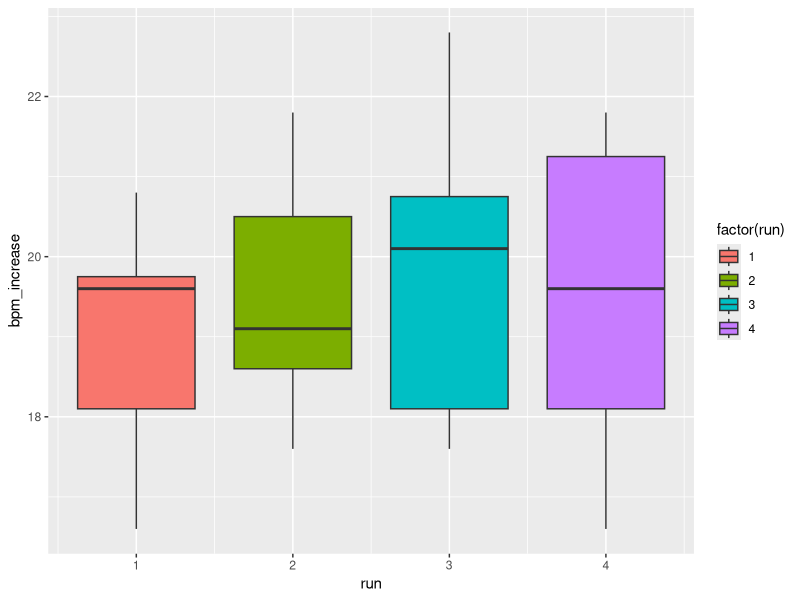

R code for this plot: (Note: this script raises an error after producing the figure.)
## ---- chunk 1
library(tidyverse)
library(dplyr)
library(knitr)
library(ggplot2)
knitr::opts_chunk$set(echo = TRUE)
## ---- chunk 2
  
#BPM per subject replication 1 (divide by 6 for raw measured heart rate)

v1 <- c(180, 174, 180, 180)/6
v2 <- c(174, 180, 174, 174)/6
v3 <- c(186, 192, 198, 192)/6



  #BPM per subject replication 2

r1 <- c(180, 180, 186, 180)/6
r2 <- c(168, 174, 174, 168)/6
r3 <- c(180, 186, 186, 192)/6


  #time for each trial repliaction 1

t1 <- c(106, 107, 101, 103)
t2 <- c(113, 116, 116, 108)
t3 <- c(147, 148, 145, 144)

  #time for each trial replication 2

s1 <- c(108, 106, 102, 103)
s2 <- c(124, 120, 115, 115)
s3 <- c(143, 148, 151, 149)
## ---- chunk 3
subject <- c(rep(1,8),rep(2,8),rep(3,8))
stretch <- rep(rep(c(-1, 1, -1, 1), 2), 3)
music <- rep(rep(c(-1, -1, 1, 1), 2), 3)
run <- rep(c(1:4), 6)
rep <- rep(c(rep(1,4), rep(2,4)), 3)
bpm <- c(v1, r1, v2, r2, v3, r3)
avg_baseline1 <- (10+11+10+10+11)/5
avg_baseline2 <- (11+12+12+11+11)/5
avg_baseline3 <- (10+10+11+10+10)/5
baseline_bpm <- c(rep(avg_baseline1,8),rep(avg_baseline2,8),rep(avg_baseline3,8))
bpm_increase <- bpm - baseline_bpm

#table1 <- data.frame(run, run, S, M, v1, r1, r1-v1)
#table1 <- table1 %>% rename('run2'='run.1', 'bpm1'='v1', 'bpm2'='r1', 'diff'='r1...v1')

#kable(table1)
#fact.mod1 <- lm(bpm1~S*M, data=table1)
#summary(fact.mod1)

table2 <- data.frame(subject, baseline_bpm, run, rep, stretch, music, bpm_increase)
table2 %>% rename()
kable(table2)
#fact.mod2 <- lm(bpm_increase ~ stretch*music, data=table2)
#model.matrix(fact.mod2)
#summary(fact.mod2)
## ---- chunk 4
ggplot(table2, aes(x=run, y=bpm_increase, fill=factor(run))) + 
  geom_boxplot()

ggplot(table2, aes(x=run, y=bpm_increase, fill=factor(run))) + 
## ---- chunk 5
model <- lme4::glmer(bpm_increase ~ music*stretch + (1|baseline_bpm), data=table2)
summary(model)


